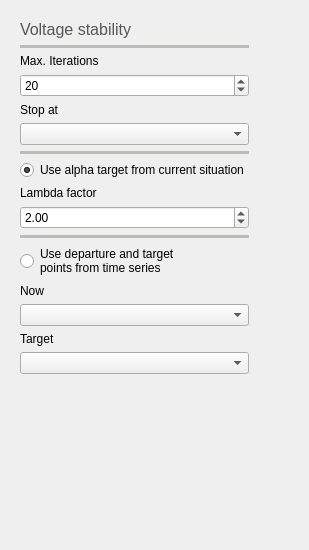
          <widget class="QWidget" name="tab_5">
           <attribute name="icon">
            <iconset resource="icons.qrc">
             <normaloff>:/Icons/icons/continuation_power_flow.svg</normaloff>:/Icons/icons/continuation_power_flow.svg</iconset>
           </attribute>
           <attribute name="title">
            <string>Stability</string>
           </attribute>
           <attribute name="toolTip">
            <string>Voltage stability settings</string>
           </attribute>
           <layout class="QGridLayout" name="gridLayout_11">
            <item row="0" column="0">
             <widget class="QFrame" name="frame_21">
              <property name="frameShape">
               <enum>QFrame::NoFrame</enum>
              </property>
              <property name="frameShadow">
               <enum>QFrame::Raised</enum>
              </property>
              <layout class="QVBoxLayout" name="verticalLayout_10">
               <item>
                <widget class="QLabel" name="label_47">
                 <property name="palette">
                  <palette>
                   <active>
                    <colorrole role="WindowText">
                     <brush brushstyle="SolidPattern">
                      <color alpha="255">
                       <red>85</red>
                       <green>87</green>
                       <blue>83</blue>
                      </color>
                     </brush>
                    </colorrole>
                   </active>
                   <inactive>
                    <colorrole role="WindowText">
                     <brush brushstyle="SolidPattern">
                      <color alpha="255">
                       <red>85</red>
                       <green>87</green>
                       <blue>83</blue>
                      </color>
                     </brush>
                    </colorrole>
                   </inactive>
                   <disabled>
                    <colorrole role="WindowText">
                     <brush brushstyle="SolidPattern">
                      <color alpha="255">
                       <red>190</red>
                       <green>190</green>
                       <blue>190</blue>
                      </color>
                     </brush>
                    </colorrole>
                   </disabled>
                  </palette>
                 </property>
                 <property name="font">
                  <font>
                   <pointsize>12</pointsize>
                  </font>
                 </property>
                 <property name="text">
                  <string>Voltage stability</string>
                 </property>
                </widget>
               </item>
               <item>
                <widget class="Line" name="line_17">
                 <property name="palette">
                  <palette>
                   <active>
                    <colorrole role="WindowText">
                     <brush brushstyle="SolidPattern">
                      <color alpha="255">
                       <red>186</red>
                       <green>189</green>
                       <blue>182</blue>
                      </color>
                     </brush>
                    </colorrole>
                   </active>
                   <inactive>
                    <colorrole role="WindowText">
                     <brush brushstyle="SolidPattern">
                      <color alpha="255">
                       <red>186</red>
                       <green>189</green>
                       <blue>182</blue>
                      </color>
                     </brush>
                    </colorrole>
                   </inactive>
                   <disabled>
                    <colorrole role="WindowText">
                     <brush brushstyle="SolidPattern">
                      <color alpha="255">
                       <red>190</red>
                       <green>190</green>
                       <blue>190</blue>
                      </color>
                     </brush>
                    </colorrole>
                   </disabled>
                  </palette>
                 </property>
                 <property name="frameShadow">
                  <enum>QFrame::Plain</enum>
                 </property>
                 <property name="lineWidth">
                  <number>4</number>
                 </property>
                 <property name="orientation">
                  <enum>Qt::Horizontal</enum>
                 </property>
                </widget>
               </item>
               <item>
                <widget class="QLabel" name="label_29">
                 <property name="text">
                  <string>Max. Iterations</string>
                 </property>
                </widget>
               </item>
               <item>
                <widget class="QSpinBox" name="vs_max_iterations_spinBox">
                 <property name="minimum">
                  <number>1</number>
                 </property>
                 <property name="maximum">
                  <number>300</number>
                 </property>
                 <property name="value">
                  <number>20</number>
                 </property>
                </widget>
               </item>
               <item>
                <widget class="QLabel" name="label_8">
                 <property name="text">
                  <string>Stop at</string>
                 </property>
                </widget>
               </item>
               <item>
                <widget class="QComboBox" name="vc_stop_at_comboBox"/>
               </item>
               <item>
                <widget class="Line" name="line_12">
                 <property name="palette">
                  <palette>
                   <active>
                    <colorrole role="WindowText">
                     <brush brushstyle="SolidPattern">
                      <color alpha="255">
                       <red>186</red>
                       <green>189</green>
                       <blue>182</blue>
                      </color>
                     </brush>
                    </colorrole>
                   </active>
                   <inactive>
                    <colorrole role="WindowText">
                     <brush brushstyle="SolidPattern">
                      <color alpha="255">
                       <red>186</red>
                       <green>189</green>
                       <blue>182</blue>
                      </color>
                     </brush>
                    </colorrole>
                   </inactive>
                   <disabled>
                    <colorrole role="WindowText">
                     <brush brushstyle="SolidPattern">
                      <color alpha="255">
                       <red>190</red>
                       <green>190</green>
                       <blue>190</blue>
                      </color>
                     </brush>
                    </colorrole>
                   </disabled>
                  </palette>
                 </property>
                 <property name="frameShadow">
                  <enum>QFrame::Plain</enum>
                 </property>
                 <property name="lineWidth">
                  <number>4</number>
                 </property>
                 <property name="orientation">
                  <enum>Qt::Horizontal</enum>
                 </property>
                </widget>
               </item>
               <item>
                <widget class="QRadioButton" name="start_vs_from_default_radioButton">
                 <property name="text">
                  <string>Use alpha target from current situation</string>
                 </property>
                 <property name="checked">
                  <bool>true</bool>
                 </property>
                </widget>
               </item>
               <item>
                <widget class="QLabel" name="label_18">
                 <property name="text">
                  <string>&lt;html&gt;&lt;head/&gt;&lt;body&gt;&lt;p&gt;Lambda factor&lt;/p&gt;&lt;/body&gt;&lt;/html&gt;</string>
                 </property>
                </widget>
               </item>
               <item>
                <widget class="QDoubleSpinBox" name="alpha_doubleSpinBox">
                 <property name="value">
                  <double>2.000000000000000</double>
                 </property>
                </widget>
               </item>
               <item>
                <widget class="Line" name="line_11">
                 <property name="palette">
                  <palette>
                   <active>
                    <colorrole role="WindowText">
                     <brush brushstyle="SolidPattern">
                      <color alpha="255">
                       <red>186</red>
                       <green>189</green>
                       <blue>182</blue>
                      </color>
                     </brush>
                    </colorrole>
                   </active>
                   <inactive>
                    <colorrole role="WindowText">
                     <brush brushstyle="SolidPattern">
                      <color alpha="255">
                       <red>186</red>
                       <green>189</green>
                       <blue>182</blue>
                      </color>
                     </brush>
                    </colorrole>
                   </inactive>
                   <disabled>
                    <colorrole role="WindowText">
                     <brush brushstyle="SolidPattern">
                      <color alpha="255">
                       <red>190</red>
                       <green>190</green>
                       <blue>190</blue>
                      </color>
                     </brush>
                    </colorrole>
                   </disabled>
                  </palette>
                 </property>
                 <property name="frameShadow">
                  <enum>QFrame::Plain</enum>
                 </property>
                 <property name="lineWidth">
                  <number>4</number>
                 </property>
                 <property name="orientation">
                  <enum>Qt::Horizontal</enum>
                 </property>
                </widget>
               </item>
               <item>
                <widget class="QRadioButton" name="start_vs_from_selected_radioButton">
                 <property name="text">
                  <string>Use departure and target
points from time series</string>
                 </property>
                </widget>
               </item>
               <item>
                <widget class="QLabel" name="label_19">
                 <property name="text">
                  <string>Now</string>
                 </property>
                </widget>
               </item>
               <item>
                <widget class="QComboBox" name="vs_departure_comboBox"/>
               </item>
               <item>
                <widget class="QLabel" name="label_20">
                 <property name="text">
                  <string>Target</string>
                 </property>
                </widget>
               </item>
               <item>
                <widget class="QComboBox" name="vs_target_comboBox"/>
               </item>
              </layout>
             </widget>
            </item>
            <item row="1" column="0">
             <spacer name="verticalSpacer_5">
              <property name="orientation">
               <enum>Qt::Vertical</enum>
              </property>
              <property name="sizeHint" stdset="0">
               <size>
                <width>20</width>
                <height>156</height>
               </size>
              </property>
             </spacer>
            </item>
            <item row="0" column="1">
             <spacer name="horizontalSpacer_11">
              <property name="orientation">
               <enum>Qt::Horizontal</enum>
              </property>
              <property name="sizeHint" stdset="0">
               <size>
                <width>40</width>
                <height>20</height>
               </size>
              </property>
             </spacer>
            </item>
           </layout>
          </widget>
